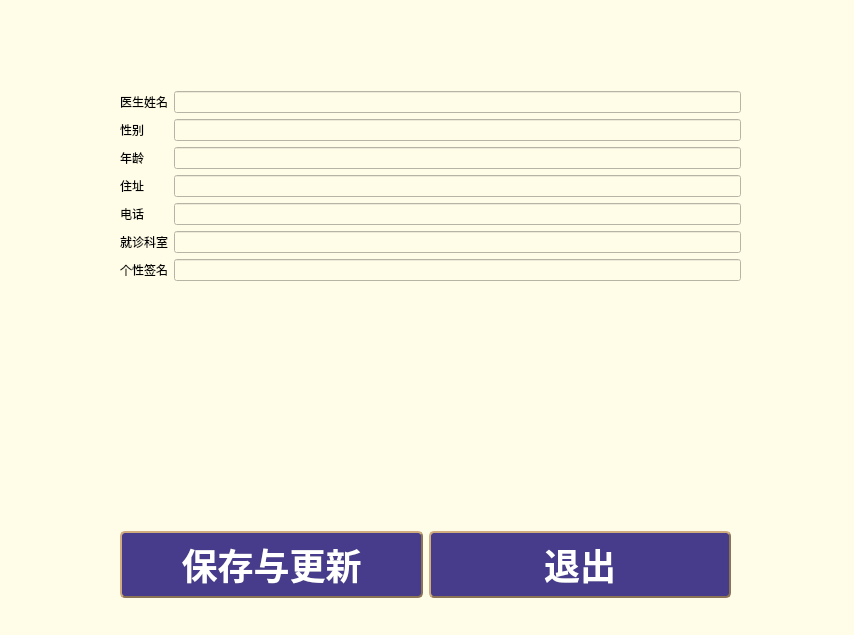
<?xml version="1.0" encoding="UTF-8"?>
<ui version="4.0">
 <class>patientseedoc</class>
 <widget class="QWidget" name="patientseedoc">
  <property name="geometry">
   <rect>
    <x>0</x>
    <y>0</y>
    <width>854</width>
    <height>635</height>
   </rect>
  </property>
  <property name="windowTitle">
   <string>Form</string>
  </property>
  <property name="styleSheet">
   <string notr="true">background-color: #FFFDE7;</string>
  </property>
  <widget class="QWidget" name="horizontalLayoutWidget">
   <property name="geometry">
    <rect>
     <x>120</x>
     <y>530</y>
     <width>611</width>
     <height>69</height>
    </rect>
   </property>
   <layout class="QHBoxLayout" name="horizontalLayout">
    <item>
     <widget class="QPushButton" name="save">
      <property name="styleSheet">
       <string notr="true">QPushButton
{
	background-color: #473C8B; /*背景色*/ 
	border-style: outset;
	border-width: 2px;
	border-radius:5px; /*边界圆滑*/
	border-color: #8B7355;
	font: bold 36px;
	min-width:2em;
	color:white; /*字体颜色*/
	font-family:华文新魏;
	padding: 5px;
}
 
QPushButton:hover
{
	background-color: rgb(0, 150, 0);
}
 
QPushButton:pressed
{
	background-color: #1E90FF; /*伪状态经过时背景色*/ 
	border-style: inset;
}
QPushButton:!enabled{
	background-color: rgb(100, 100, 100);
	border-style: inset;
}</string>
      </property>
      <property name="text">
       <string>保存与更新</string>
      </property>
     </widget>
    </item>
    <item>
     <widget class="QPushButton" name="exit">
      <property name="styleSheet">
       <string notr="true">QPushButton
{
	background-color: #473C8B; /*背景色*/ 
	border-style: outset;
	border-width: 2px;
	border-radius:5px; /*边界圆滑*/
	border-color: #8B7355;
	font: bold 36px;
	min-width:2em;
	color:white; /*字体颜色*/
	font-family:华文新魏;
	padding: 5px;
}
 
QPushButton:hover
{
	background-color: rgb(0, 150, 0);
}
 
QPushButton:pressed
{
	background-color: #1E90FF; /*伪状态经过时背景色*/ 
	border-style: inset;
}
QPushButton:!enabled{
	background-color: rgb(100, 100, 100);
	border-style: inset;
}</string>
      </property>
      <property name="text">
       <string>退出</string>
      </property>
     </widget>
    </item>
   </layout>
  </widget>
  <widget class="QWidget" name="formLayoutWidget_2">
   <property name="geometry">
    <rect>
     <x>120</x>
     <y>91</y>
     <width>621</width>
     <height>391</height>
    </rect>
   </property>
   <layout class="QFormLayout" name="formLayout_2">
    <item row="0" column="0">
     <widget class="QLabel" name="label_12">
      <property name="text">
       <string>医生姓名</string>
      </property>
     </widget>
    </item>
    <item row="0" column="1">
     <widget class="QLineEdit" name="name"/>
    </item>
    <item row="1" column="0">
     <widget class="QLabel" name="label_4">
      <property name="text">
       <string>性别</string>
      </property>
     </widget>
    </item>
    <item row="1" column="1">
     <widget class="QLineEdit" name="sex"/>
    </item>
    <item row="2" column="0">
     <widget class="QLabel" name="label_3">
      <property name="text">
       <string>年龄</string>
      </property>
     </widget>
    </item>
    <item row="2" column="1">
     <widget class="QLineEdit" name="age"/>
    </item>
    <item row="3" column="0">
     <widget class="QLabel" name="label_8">
      <property name="text">
       <string>住址</string>
      </property>
     </widget>
    </item>
    <item row="3" column="1">
     <widget class="QLineEdit" name="address"/>
    </item>
    <item row="4" column="0">
     <widget class="QLabel" name="label_5">
      <property name="text">
       <string>电话</string>
      </property>
     </widget>
    </item>
    <item row="4" column="1">
     <widget class="QLineEdit" name="phone"/>
    </item>
    <item row="5" column="0">
     <widget class="QLabel" name="label_6">
      <property name="text">
       <string>就诊科室</string>
      </property>
     </widget>
    </item>
    <item row="5" column="1">
     <widget class="QLineEdit" name="room"/>
    </item>
    <item row="6" column="0">
     <widget class="QLabel" name="label_7">
      <property name="text">
       <string>个性签名</string>
      </property>
     </widget>
    </item>
    <item row="6" column="1">
     <widget class="QLineEdit" name="signature"/>
    </item>
   </layout>
  </widget>
 </widget>
 <resources/>
 <connections/>
</ui>
